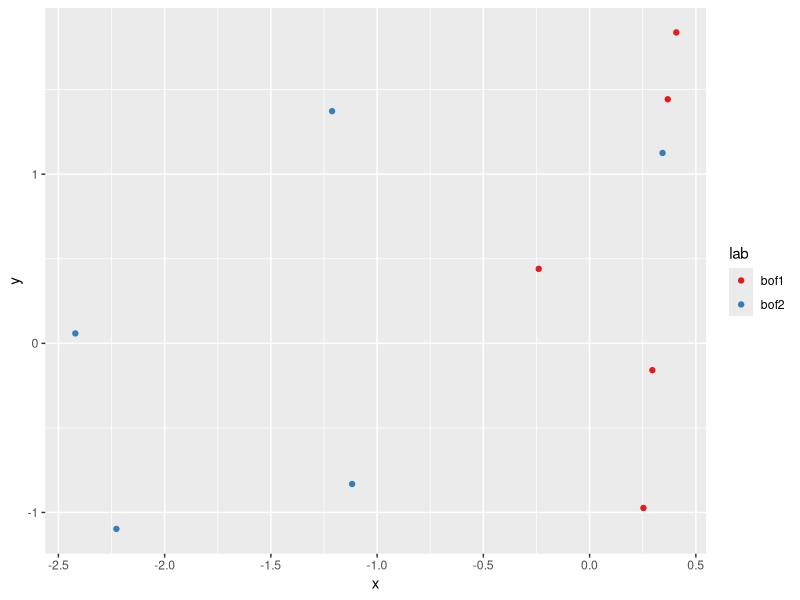

Recreate this plot in R.
## ---- chunk 1
library(ggplot2)
theme_slide <- theme_grey() +
  theme(plot.background = element_rect(fill = "transparent", colour = NA))
knitr::opts_chunk$set(
  dev.args=list(bg = "transparent"),
  echo = FALSE
  )
## ---- chunk 2
getwd()
knitr::kable(summary(cars), row.names = FALSE)
## ---- chunk 3
df <- data.frame(x = rnorm(10), y = rnorm(10), lab = rep(c("bof1", "bof2"),
                                                         each = 5))
ggplot(df, aes(x = x, y = y, colour = lab)) +
  theme_slide +
  geom_point() +
  scale_color_brewer(palette = "Set1")
